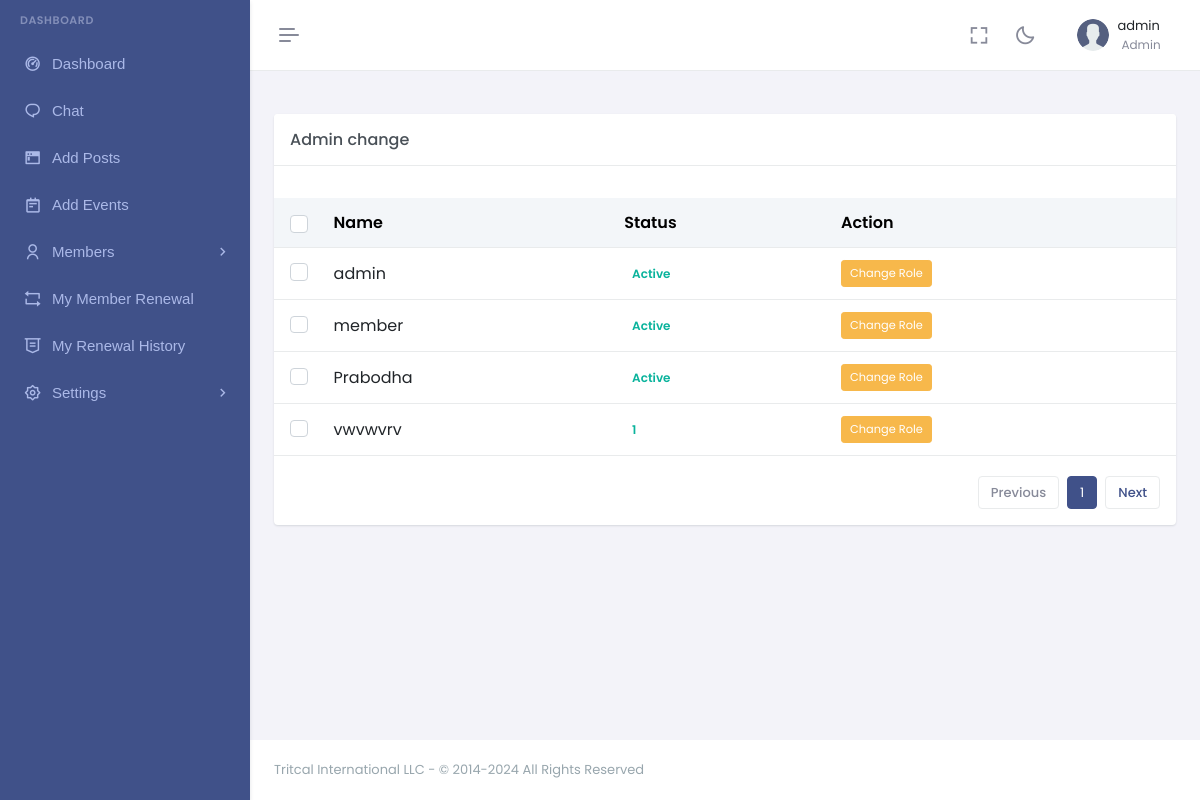
The page /admin_settings.php (signed in) on the database its author committed.
### tables this page shows
CREATE TABLE `members` (
  `member_id` int(11) NOT NULL,
  `member_username` varchar(255) NOT NULL,
  `member_first_name` varchar(255) NOT NULL,
  `member_last_name` varchar(255) NOT NULL,
  `member_id_no` varchar(255) NOT NULL,
  `member_batch` varchar(255) DEFAULT NULL,
  `member_address` varchar(255) DEFAULT NULL,
  `member_address_line2` varchar(255) DEFAULT NULL,
  `member_nic` varchar(255) DEFAULT NULL,
  `role` varchar(255) DEFAULT NULL,
  `member_wrokplace` varchar(255) DEFAULT NULL,
  `member_designation` varchar(255) DEFAULT NULL,
  `member_email` varchar(255) NOT NULL,
  `contact_number` int(11) NOT NULL,
  `password` varchar(255) NOT NULL,
  `confirm_password` varchar(255) NOT NULL,
  `status` varchar(255) DEFAULT NULL
);

### admin_settings.php (the view, shortened to what this page needs)
<?php
echo "Welcome, " . $_SESSION['member_username'];
require 'db.php';
?>
<!doctype html>
<html lang="en" data-layout="vertical" data-topbar="light" data-sidebar="dark" data-sidebar-size="lg"
    data-sidebar-image="none" data-preloader="disable" data-theme="default" data-theme-colors="default">
<head>
    <link href="assets/libs/sweetalert2/sweetalert2.min.css" rel="stylesheet" type="text/css" />
    <link href="assets/css/bootstrap.min.css" rel="stylesheet" type="text/css" />
    <link href="assets/css/icons.min.css" rel="stylesheet" type="text/css" />
    <link href="assets/css/app.min.css" rel="stylesheet" type="text/css" />
    <link href="assets/css/custom.min.css" rel="stylesheet" type="text/css" />
</head>
<body>
    <div id="layout-wrapper">
        <?php include './inc/admin_header.php'; ?>
        <?php include './inc/admin_sidebar.php'; ?>
        <div class="main-content">
            <div class="page-content">
                <div class="container-fluid">
                    <div class="row">
                        <div class="col-lg-12">
                            <div class="card">
                                <div class="card-header">
                                    <h4 class="card-title mb-0">Admin change</h4>
                                </div>
                                <div class="card-body">
                                    <div class="listjs-table" id="customerList">
                                        <div class="table-responsive table-card mt-3 mb-1">
                                            <table class="table align-middle table-nowrap" id="customerTable">
                                                <thead class="table-light">
                                                    <tr>
                                                        <th scope="col" style="width: 50px;">
                                                            <div class="form-check">
                                                                <input class="form-check-input" type="checkbox"
                                                                    id="checkAll" value="option">
                                                            </div>
                                                        </th>
                                                        <th class="" data-sort="customer_name">Name</th>
                                                        <th class="" data-sort="status">Status</th>
                                                        <th class="" data-sort="action">Action</th>
                                                    </tr>
                                                </thead>
                                                <tbody class="list form-check-all">
                                                    <?php
                                                    $sql = "SELECT * FROM members ";
                                                    $result = $conn->query($sql);
                                                    if ($result && $result->num_rows > 0) {
                                                        while ($row = $result->fetch_assoc()) {
                                                            ?>
                                                            <tr>
                                                                <th scope="row">
                                                                    <div class="form-check">
                                                                        <input class="form-check-input" type="checkbox"
                                                                            name="chk_child" value="option1">
                                                                    </div>
                                                                </th>
                                                                <td class="customer_name"><?php echo $row['member_username']; ?>
                                                                </td>
                                                                <td class="status"><span
                                                                        class="badge  text-success "><?php echo $row['status']; ?>
                                                                </td></span>
                                                                <td>
                                                                    <div class="d-flex gap-2">
                                                                        <div class="edit">
                                                                            <a href="/alumni_php/admin_change.php?member_id=<?= $row['member_id'] ?>"
                                                                                class="btn btn-warning btn-sm">Change Role</a>
                                                                        </div>
                                                                    </div>
                                                                </td>
                                                            </tr>
                                                            <?php
                                                        }
                                                    } else {
                                                        echo "No data found.";
                                                    }
                                                    ?>
                                                </tbody>
                                            </table>
                                        </div>
                                        <div class="d-flex justify-content-end">
                                            <div class="pagination-wrap hstack gap-2">
                                                <a class="page-item pagination-prev disabled"
                                                    href="javascript:void(0);">
                                                    Previous
                                                </a>
                                                <ul class="pagination listjs-pagination mb-0"></ul>
                                                <a class="page-item pagination-next" href="javascript:void(0);">
                                                    Next
                                                </a>
                                            </div>
                                        </div>
                                    </div>
                                </div>
                            </div>
                        </div>
                    </div>
                </div>
            </div>
            <?php include './inc/dash_footer.php';?>
        </div>
</body>
</html>

### rows shown on the page
members: member_username "admin", status "Active"
members: member_username "member", status "Active"
members: member_username "Prabodha", status "Active"
members: member_username "vwvwvrv", status "1"

### other values the page prints
$_SESSION['member_username'] "admin"
